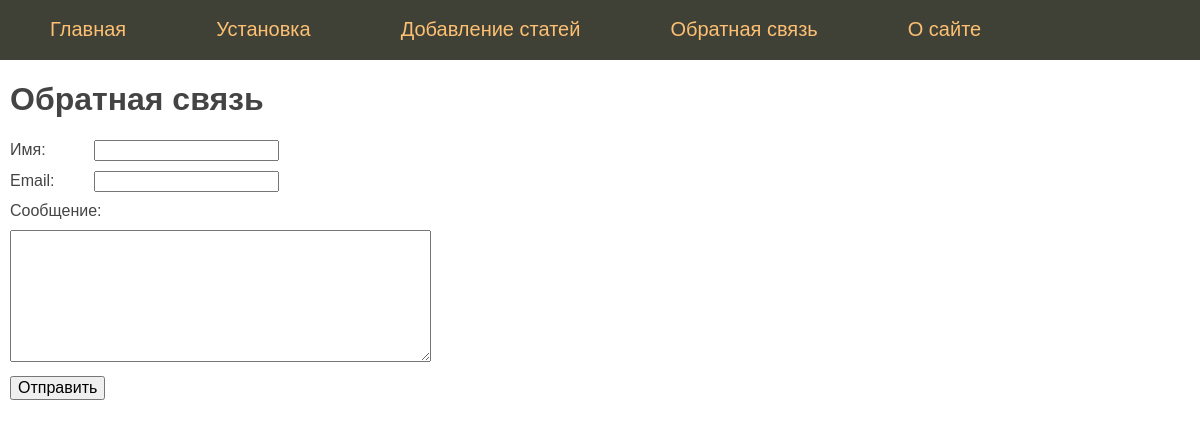
The app's page /contact with its own data.
### tables this page shows
CREATE TABLE mainmenu (
id integer primary key autoincrement,
title text not null,
url text not null);

### flsite.py (the view)
@app.route("/contact", methods=["POST", "GET"])
def contact():
    if request.method == "POST":
        if len(request.form["username"]) > 2:
            flash("Сообщение отправлено", category="success")
        else:
            flash("Ошибка оправки!", category="error")
    return render_template("contact.html", menu=dbase.getMenu(), title="Обратная связь")

### FDataBase.py (called while the page is built)
    def getMenu(self):
        sql = """SELECT * FROM mainmenu"""
        try:
            self.__cur.execute(sql)
            res = self.__cur.fetchall()
            if res:
                return res
        except:
            print("Ошибка чтения из Базы Данных")
        return []

### flsite.py (called while the page is built)
def connect_db():
    conn = sqlite3.connect(app.config["DATABASE"])
    conn.row_factory = sqlite3.Row
    return conn

def get_db():
    if not hasattr(g, "link.db"):
        g.link_db = connect_db()
    return g.link_db

@app.before_request
def before_request():
    global dbase
    db = get_db()
    dbase = FDataBase(db)

### templates/contact.html (shortened to what this page needs)
{% extends 'base.html' %}
{% block content %}
{{ super() }}
<form action="/contact" method="post" class="form-contact">
    <p><label>Имя: </label> <input type="text" name="username" value="" requied />
    <p><label>Email: </label> <input type="text" name="email" value="" requied />
    <p><label>Сообщение:</label>
    <p><textarea name="message" rows=7 cols=40></textarea>
    <p><input type="submit" value="Отправить" />
</form>
{% endblock %}

### templates/base.html (shortened to what this page needs)
<!DOCTYPE html>
<html>
<head>
    <link type="text/css" href="{{ url_for('static', filename='css/styles.css')}}" rel="stylesheet" />
</head>
<body>
    {% block content -%}
    {%- block mainmenu -%}
    <ul class="mainmenu">
        {% for m in menu -%}
        <li><a href="{{m.url}}">{{m.title}}</a></li>
        {% endfor -%}
    </ul>
    {% endblock mainmenu -%}
    <div class="content">
        {% if title -%}
        <h1>{{title}}</h1>
        {% else -%}
        <h1>Про Flask</h1>
        {% endif -%}
        {% endblock -%}
    </div>
</body>
</html>

### static/css/styles.css (style rules this page uses)
html, body { margin: 0; padding: 0; height: 100%; width: 100%; font-family: Arial, Tahoma; color: #444 }
a { color: #0059b2; text-decoration: none; }
ul.mainmenu { list-style: none; background: #3F4137; height: 60px; margin: 0; padding: 0; color: #fdc073; font-size: 20px; overflow: hidden; }
ul.mainmenu li { float: left; margin: 18px 40px 0 50px; }
ul.mainmenu li a { color: #fdc073; text-decoration: none; }
div.content { margin: 10px; }
.form-contact label { display: inline-block; min-width: 80px; }
.form-contact p { margin: 10px 0 10px 0; }
.form-contact input[type=submit], textarea { font-size: 16px; }

### records on screen
mainmenu: title "Главная"
mainmenu: title "Установка"
mainmenu: title "Добавление статей"
mainmenu: title "Обратная связь"
mainmenu: title "О сайте"
